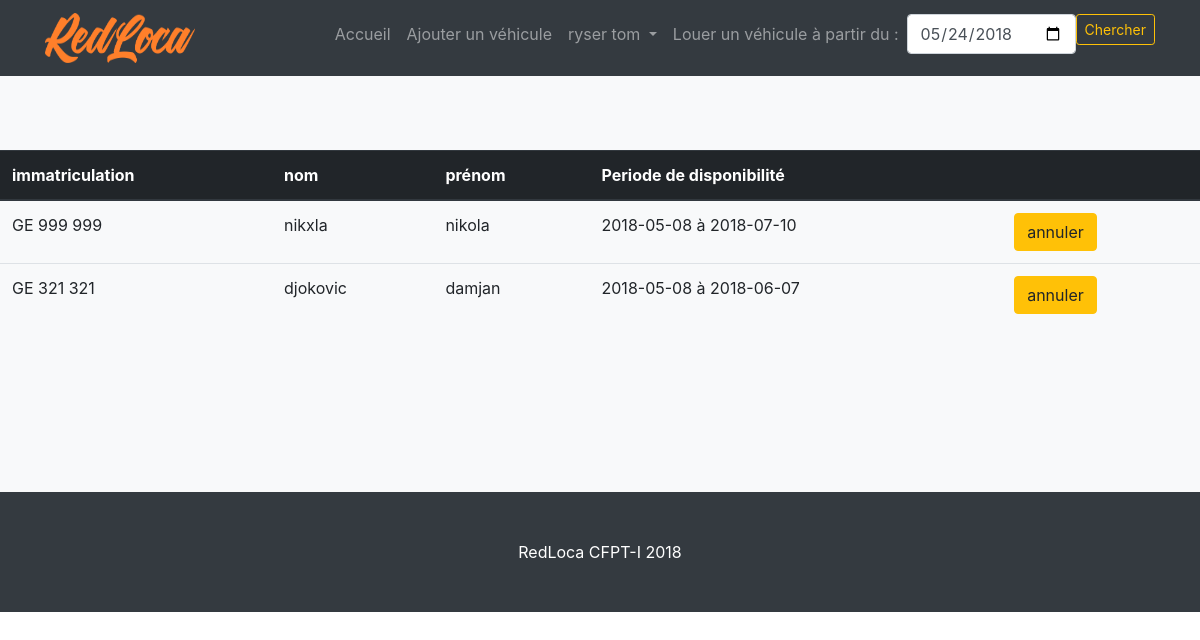
The app's page /web/view/adminReservation.php (signed in), older data.
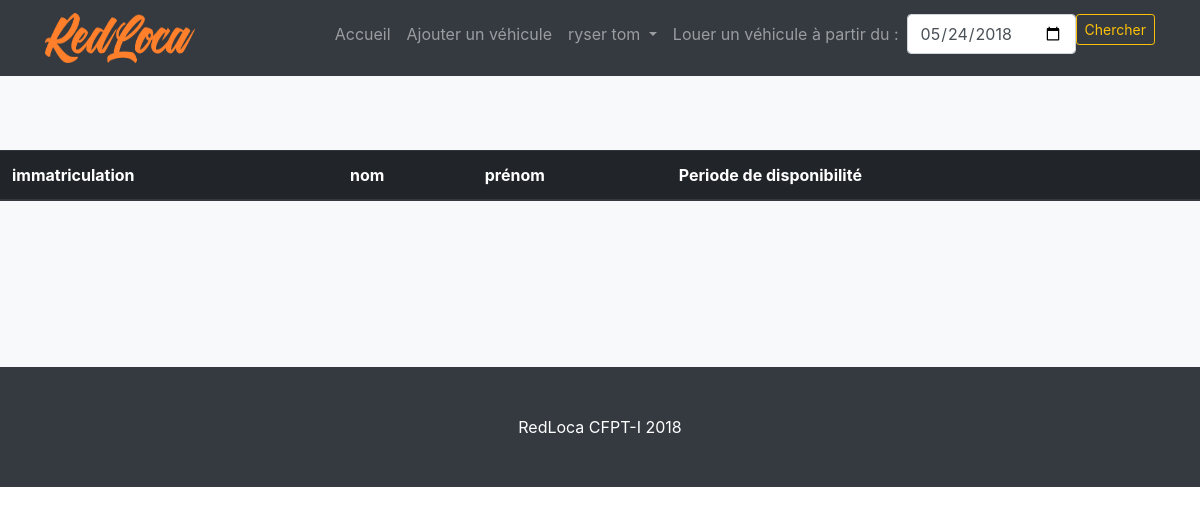
The same page, newer data.
### tables this page shows
CREATE TABLE IF NOT EXISTS `reservation` (
  `dateDebut` date NOT NULL,
  `dateFin` date NOT NULL,
  `vehicules_idVehicule` int(11) NOT NULL,
  `utilisateurs_idUtilisateur` int(11) NOT NULL,
  PRIMARY KEY (`dateDebut`,`dateFin`,`vehicules_idVehicule`,`utilisateurs_idUtilisateur`),
  KEY `fk_reservation_utilisateurs1_idx` (`utilisateurs_idUtilisateur`),
  KEY `fk_reservation_vehicules_idx` (`vehicules_idVehicule`)
);

CREATE TABLE IF NOT EXISTS `vehicules` (
  `idVehicule` int(11) NOT NULL AUTO_INCREMENT,
  `immatriculation` varchar(15) NOT NULL,
  `marque` varchar(45) NOT NULL,
  `model` varchar(45) NOT NULL,
  `nbPlace` int(11) NOT NULL,
  `couleur` varchar(45) NOT NULL,
  `image` varchar(45) NOT NULL,
  `dateDebutDisponibilite` date NOT NULL,
  `dateFinDisponibilite` date DEFAULT NULL,
  `utilisateurs_idutilisateur` int(11) NOT NULL,
  `categories_idCategorie` int(11) NOT NULL,
  PRIMARY KEY (`idVehicule`),
  UNIQUE KEY `idVehicule_UNIQUE` (`idVehicule`),
  KEY `fk_vehicules_utilisateurs1_idx` (`utilisateurs_idutilisateur`),
  KEY `fk_vehicules_categories1_idx` (`categories_idCategorie`)
);

CREATE TABLE IF NOT EXISTS `utilisateurs` (
  `idUtilisateur` int(11) NOT NULL AUTO_INCREMENT,
  `nom` varchar(45) NOT NULL,
  `prenom` varchar(45) NOT NULL,
  `dateNaissance` varchar(20) NOT NULL,
  `natel` varchar(12) NOT NULL,
  `email` varchar(45) NOT NULL,
  `mdp` varchar(100) NOT NULL,
  `type` tinyint(4) NOT NULL DEFAULT '0',
  PRIMARY KEY (`idUtilisateur`)
);

### web/php/fonctionsBD_select.php (called while the page is built, shortened)
<?php
function getAllReservations()
{
    $connexion = getConnexion();
    $request = $connexion->prepare("SELECT dateDebut, dateFin, utilisateurs.nom, utilisateurs.prenom, vehicules.immatriculation, vehicules.idVehicule
        FROM redloca.reservation
        INNER JOIN utilisateurs ON utilisateurs.idUtilisateur = reservation.utilisateurs_idutilisateur
        INNER JOIN vehicules ON vehicules.idVehicule = reservation.Vehicules_idVehicule;");
    $request->execute();
    return $request->fetchAll(PDO::FETCH_ASSOC);
}
?>

### web/view/adminReservation.php (the view, shortened to what this page needs)
<?php
require_once('..\php\fonctionsBD_select.php');
$reservation = getAllReservations();
?>
<!DOCTYPE html>
<html lang="fr">
<head>
  <link href="../bootstrap/css/bootstrap.css" rel="stylesheet">
  <link href="../css/style.css" rel="stylesheet">
</head>
<body id="page-top">
<?php
  require_once('nav.php');
?>
    <section id="services" class="bg-light">
        <?php
            echo"
            <table class=\"table\">
            <thead class=\"thead-dark\">
              <tr>
              <th scope=\"col\">immatriculation</th>
              <th scope=\"col\">nom</th>
              <th scope=\"col\">prénom</th>
              <th scope=\"col\">Periode de disponibilité</th>
              <th scope=\"col\"></th>
              </tr>
            </thead>
            <tbody>
              ";
                foreach ($reservation as &$value) {
                    echo"
                        <tr>
                            <td>".$value['immatriculation']."</td>
                            <td>".$value['nom']."</td>
                            <td>".$value['prenom']."</td>
                            <td>".$value['dateDebut']." à ".$value['dateFin']."</td>
                            <td><button type=\"button\" class=\"btn btn-warning\" onclick=\"window.location.href='adminReservation.php?vehicleId=".$value['idVehicule']."&startDate=".$value['dateDebut']."&endDate=".$value['dateFin']."'\">annuler</button></td>
                        </tr>
                    ";
                }
              echo"
            </tbody>
          </table>
        ";
      ?>
    </section>
  <footer class="py-5 bg-dark">
    <div class="container">
    <p class="m-0 text-center text-white">RedLoca CFPT-I 2018</p>
    </div>
  </footer>
</body>
</html>

Row changes from the older to the newer data that the page shows:
removed reservation: vehicules_idVehicule.immatriculation "GE 999 999", utilisateurs_idUtilisateur.nom "nikxla", utilisateurs_idUtilisateur.prenom "nikola", dateDebut "2018-05-08", dateFin "2018-07-10"
removed reservation: vehicules_idVehicule.immatriculation "GE 321 321", utilisateurs_idUtilisateur.nom "djokovic", utilisateurs_idUtilisateur.prenom "damjan", dateDebut "2018-05-08", dateFin "2018-06-07"
